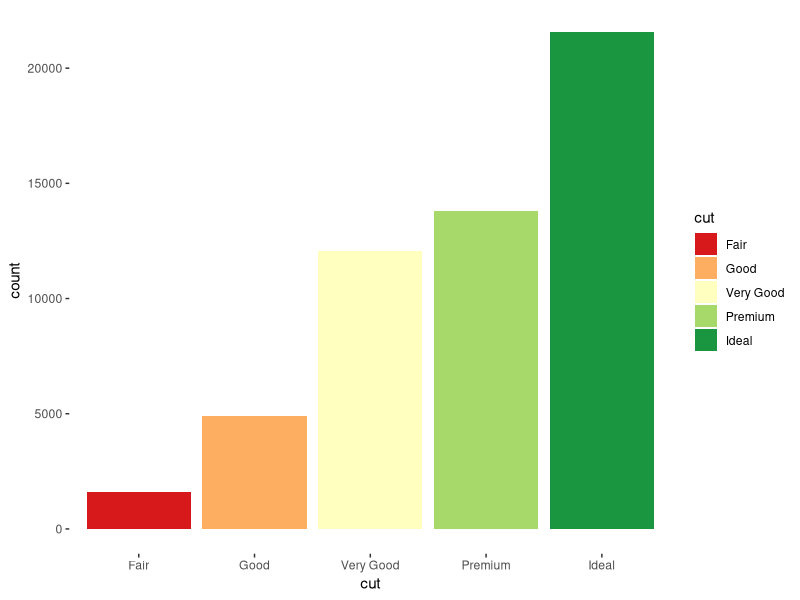
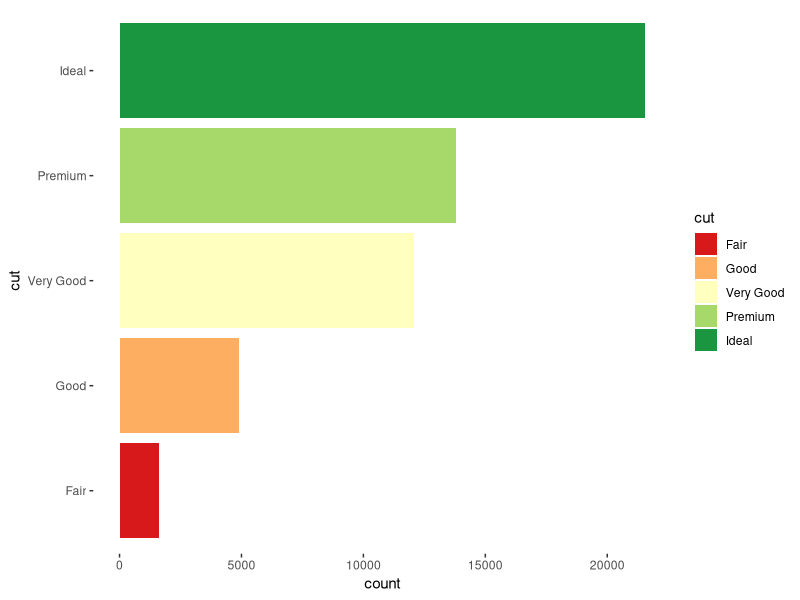

Write the R code that produced these figures, in order.
# Author: Brian Lambert
# Name: module_4_homework_code.R
# Description: Graphics exploring the cut of diamonds in the "diamonds" data set, 
# as well as comparing the cut to diamond size (carats).

# setwd(“/Users/brianlambert/Desktop/STA404/Module_4”)
library(tidyverse)


#========================== Data ==========================

myDiamonds <- diamonds %>% 
    mutate(Gcarat = cut(carat, breaks=seq(from=0,to=3.5,by=.25)))


#========================== Graphic 1 ==========================

# displaying diamond cut by count with a veritcal bar graph and a gradient color scale
ggplot(myDiamonds) +
    geom_bar(aes(cut, fill = cut)) +
    scale_fill_brewer(palette = "RdYlGn") +
    theme(panel.grid.major = element_blank(),
          panel.grid.minor = element_blank(),
          panel.border = element_blank(),
          panel.background = element_blank()) 


#========================== Graphic 2 ==========================

# displaying diamond cut by count with a horizontal bar graph and a gradient color scale
ggplot(myDiamonds) +
    geom_bar(aes(cut, fill = cut)) +
    scale_fill_brewer(palette = "RdYlGn") +
    theme(panel.grid.major = element_blank(),
          panel.grid.minor = element_blank(),
          panel.border = element_blank(),
          panel.background = element_blank()) +
    coord_flip()


#========================== Graphic 3 ==========================



#========================== Graphic 4 ==========================